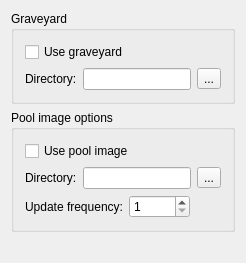
          <widget class="QWidget" name="tab3">
            <attribute name="title">
              <string>Technical</string>
            </attribute>
            <layout class="QVBoxLayout">
              <property name="margin">
                <number>11</number>
              </property>
              <property name="spacing">
                <number>6</number>
              </property>
              <item>
                <widget class="QGroupBox" name="buttongroupGraveyard">
                  <property name="title">
                    <string>Graveyard</string>
                  </property>
                  <layout class="QVBoxLayout">
                    <property name="margin">
                      <number>11</number>
                    </property>
                    <property name="spacing">
                      <number>6</number>
                    </property>
                    <item>
                      <widget class="QCheckBox" name="checkboxUseGraveyard">
                        <property name="text">
                          <string>Use graveyard</string>
                        </property>
                      </widget>
                    </item>
                    <item>
                      <layout class="QHBoxLayout">
                        <property name="margin">
                          <number>0</number>
                        </property>
                        <property name="spacing">
                          <number>6</number>
                        </property>
                        <item>
                          <widget class="QLabel" name="textlabelGraveyardDir">
                            <property name="text">
                              <string>Directory:</string>
                            </property>
                            <property name="wordWrap">
                              <bool>false</bool>
                            </property>
                          </widget>
                        </item>
                        <item>
                          <widget class="QLineEdit" name="lineeditGraveyardDir"/>
                        </item>
                        <item>
                          <widget class="QToolButton" name="toolbuttonGraveyardDir">
                            <property name="text">
                              <string>...</string>
                            </property>
                          </widget>
                        </item>
                      </layout>
                    </item>
                  </layout>
                </widget>
              </item>
              <item>
                <widget class="QGroupBox" name="groupboxPoolImage">
                  <property name="title">
                    <string>Pool image options</string>
                  </property>
                  <layout class="QVBoxLayout">
                    <property name="margin">
                      <number>11</number>
                    </property>
                    <property name="spacing">
                      <number>6</number>
                    </property>
                    <item>
                      <widget class="QCheckBox" name="checkboxUsePoolImage">
                        <property name="text">
                          <string>Use pool image</string>
                        </property>
                      </widget>
                    </item>
                    <item>
                      <layout class="QHBoxLayout">
                        <property name="margin">
                          <number>0</number>
                        </property>
                        <property name="spacing">
                          <number>6</number>
                        </property>
                        <item>
                          <widget class="QLabel" name="textlabelPoolImageDir">
                            <property name="text">
                              <string>Directory:</string>
                            </property>
                            <property name="wordWrap">
                              <bool>false</bool>
                            </property>
                          </widget>
                        </item>
                        <item>
                          <widget class="QLineEdit" name="lineeditPoolImageDir"/>
                        </item>
                        <item>
                          <widget class="QToolButton" name="toolbuttonPoolImageDir">
                            <property name="text">
                              <string>...</string>
                            </property>
                          </widget>
                        </item>
                      </layout>
                    </item>
                    <item>
                      <layout class="QHBoxLayout">
                        <property name="margin">
                          <number>0</number>
                        </property>
                        <property name="spacing">
                          <number>6</number>
                        </property>
                        <item>
                          <widget class="QLabel" name="textlabelPoolImageFrequency">
                            <property name="text">
                              <string>Update frequency:</string>
                            </property>
                            <property name="wordWrap">
                              <bool>false</bool>
                            </property>
                          </widget>
                        </item>
                        <item>
                          <widget class="QSpinBox" name="spinboxPoolImageFrequency">
                            <property name="maximum">
                              <number>32000</number>
                            </property>
                            <property name="minimum">
                              <number>1</number>
                            </property>
                            <property name="value">
                              <number>1</number>
                            </property>
                          </widget>
                        </item>
                        <item>
                          <spacer name="spacerPoolImageFrequency">
                            <property name="sizeHint">
                              <size>
                                <width>20</width>
                                <height>20</height>
                              </size>
                            </property>
                            <property name="sizeType">
                              <enum>QSizePolicy::Expanding</enum>
                            </property>
                            <property name="orientation">
                              <enum>Qt::Horizontal</enum>
                            </property>
                          </spacer>
                        </item>
                      </layout>
                    </item>
                  </layout>
                </widget>
              </item>
              <item>
                <spacer name="spacerTechnical">
                  <property name="sizeHint">
                    <size>
                      <width>20</width>
                      <height>20</height>
                    </size>
                  </property>
                  <property name="sizeType">
                    <enum>QSizePolicy::Expanding</enum>
                  </property>
                  <property name="orientation">
                    <enum>Qt::Vertical</enum>
                  </property>
                </spacer>
              </item>
            </layout>
          </widget>
